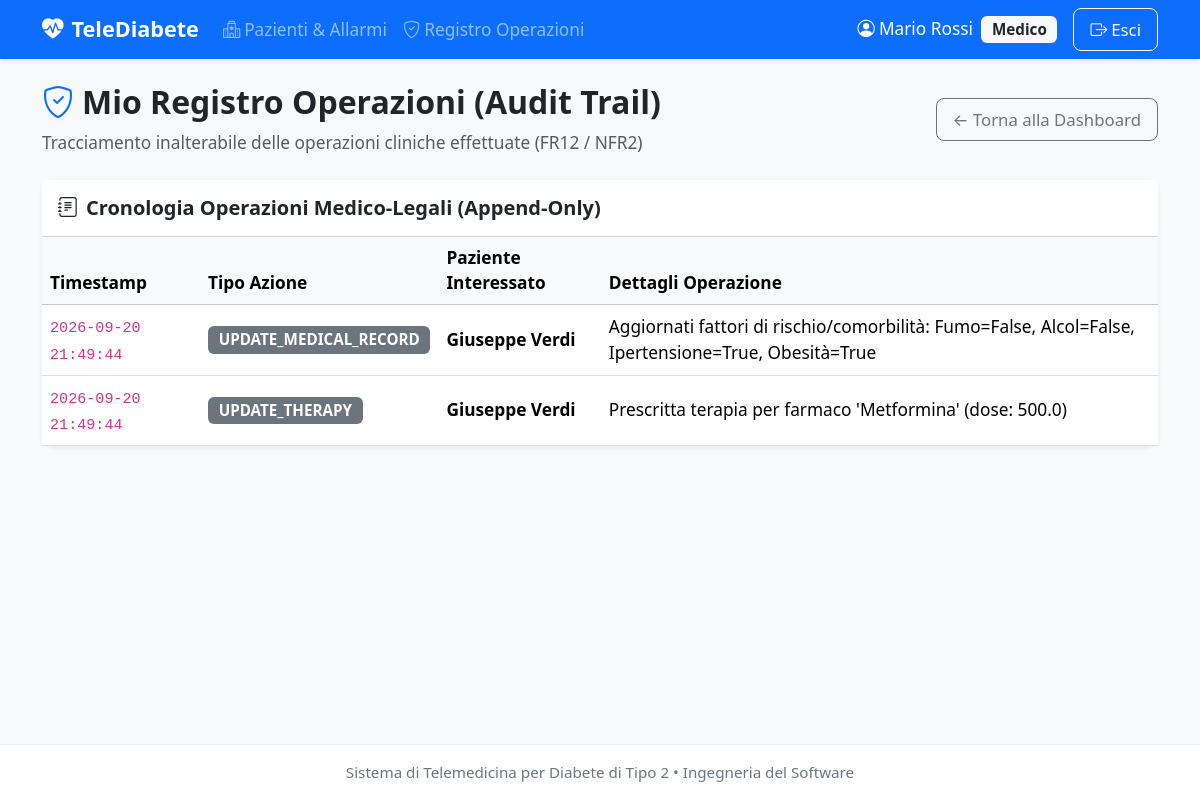
Page /doctor/audit-logs (signed in) on the committed database.
### tables this page shows
CREATE TABLE audit_logs (
    id INTEGER PRIMARY KEY AUTOINCREMENT,
    doctor_id INTEGER NOT NULL,
    action VARCHAR(50) NOT NULL,
    patient_id INTEGER,
    details TEXT,
    timestamp DATETIME DEFAULT CURRENT_TIMESTAMP,
    FOREIGN KEY(doctor_id) REFERENCES users(id)
);

### app/controllers/DoctorController.py (the view)
@doctor_bp.route('/doctor/audit-logs')
@doctor_required
def audit_logs():
    doctor_id = session['user_id']
    logs = audit_service.get_doctor_logs(doctor_id, limit=100)
    return render_template('doctor/audit_logs.html', logs=logs)

### app/daos/AuditLogDAO.py (called while the page is built)
    def get_by_doctor_id(self, doctor_id: int, limit: int = 50) -> List[AuditLog]:
        query = """
            SELECT
                a.*,
                (d.first_name || ' ' || d.last_name) AS doctor_name,
                (p.first_name || ' ' || p.last_name) AS patient_name
            FROM audit_logs a
            JOIN users d ON a.doctor_id = d.id
            LEFT JOIN users p ON a.patient_id = p.id
            WHERE a.doctor_id = ?
            ORDER BY a.timestamp DESC
            LIMIT ?
        """
        rows = self.db.fetch_all(query, (doctor_id, limit))
        return [AuditLog.from_row(row) for row in rows]

### app/database/DatabaseManager.py (called while the page is built)
    def get_connection(self) -> sqlite3.Connection:
        if not hasattr(self._local, 'connection') or self._local.connection is None:
            os.makedirs(os.path.dirname(self.db_path), exist_ok=True)
            conn = sqlite3.connect(
                self.db_path,
                detect_types=sqlite3.PARSE_DECLTYPES | sqlite3.PARSE_COLNAMES,
                check_same_thread=False
            )
            conn.execute("PRAGMA foreign_keys = ON;")
            conn.row_factory = sqlite3.Row
            self._local.connection = conn
        return self._local.connection

    def close_connection(self):
        if hasattr(self._local, 'connection') and self._local.connection is not None:
            self._local.connection.close()
            self._local.connection = None

    def fetch_all(self, query: str, params: Tuple = ()) -> List[sqlite3.Row]:
        conn = self.get_connection()
        cursor = conn.cursor()
        cursor.execute(query, params)
        return cursor.fetchall()

### app/models/AuditLog.py (called while the page is built)
    @classmethod
    def from_row(cls, row: sqlite3.Row) -> 'AuditLog':
        if row is None:
            return None
        keys = row.keys()
        return cls(
            id=row['id'],
            doctor_id=row['doctor_id'],
            action=row['action'],
            patient_id=row['patient_id'] if 'patient_id' in keys else None,
            details=row['details'] if 'details' in keys else None,
            timestamp=str(row['timestamp']) if 'timestamp' in keys else "",
            doctor_name=row['doctor_name'] if 'doctor_name' in keys else "",
            patient_name=row['patient_name'] if 'patient_name' in keys else ""
        )

### app/services/AuditService.py (called while the page is built)
    def get_doctor_logs(self, doctor_id: int, limit: int = 50) -> List[AuditLog]:
        return self.audit_dao.get_by_doctor_id(doctor_id, limit)

### app/templates/doctor/audit_logs.html (shortened to what this page needs)
{% extends "base.html" %}
{% block content %}
<div class="d-flex justify-content-between align-items-center mb-4">
    <div>
        <h2 class="fw-bold"><i class="bi bi-shield-check text-primary me-2"></i>Mio Registro Operazioni (Audit Trail)</h2>
        <p class="text-muted mb-0">Tracciamento inalterabile delle operazioni cliniche effettuate (FR12 / NFR2)</p>
    </div>
    <a href="{{ url_for('doctor.dashboard') }}" class="btn btn-outline-secondary">
        &larr; Torna alla Dashboard
    </a>
</div>
<div class="card shadow-sm border-0">
    <div class="card-header bg-white py-3">
        <h5 class="mb-0 fw-bold text-dark">
            <i class="bi bi-journal-text me-2"></i>Cronologia Operazioni Medico-Legali (Append-Only)
        </h5>
    </div>
    <div class="table-responsive">
        <table class="table table-hover align-middle mb-0">
            <thead class="table-light">
                <tr>
                    <th>Timestamp</th>
                    <th>Tipo Azione</th>
                    <th>Paziente Interessato</th>
                    <th>Dettagli Operazione</th>
                </tr>
            </thead>
            <tbody>
                {% if logs %}
                    {% for log in logs %}
                        <tr>
                            <td><code>{{ log.timestamp }}</code></td>
                            <td>
                                <span class="badge bg-secondary">{{ log.action }}</span>
                            </td>
                            <td>
                                {% if log.patient_name %}
                                    <strong>{{ log.patient_name }}</strong>
                                {% else %}
                                    <span class="text-muted">-</span>
                                {% endif %}
                            </td>
                            <td>{{ log.details or '-' }}</td>
                        </tr>
                    {% endfor %}
                {% else %}
                    <tr>
                        <td colspan="4" class="text-center text-muted py-5">
                            Nessuna operazione registrata nel log.
                        </td>
                    </tr>
                {% endif %}
            </tbody>
        </table>
    </div>
</div>
{% endblock %}

### app/templates/base.html (style rules this page uses)
body { font-size: 1.08rem; background-color: #f8f9fa; color: #212529; min-height: 100vh; display: flex; flex-direction: column; }
.btn { font-size: 1.05rem; padding: 0.5rem 1rem; border-radius: 8px; }
.card { border-radius: 12px; box-shadow: 0 4px 6px rgba(0,0,0,0.05); margin-bottom: 1.5rem; }
.badge { font-size: 0.95rem; padding: 0.4em 0.7em; }

### rows in the picture
audit_logs: timestamp "2026-09-20 21:49:44", action "UPDATE_MEDICAL_RECORD", patient_name "Giuseppe Verdi", details "Aggiornati fattori di rischio/comorbilità: Fumo=False, Alcol=False, Ipertensione=True, Obesità=True"
audit_logs: timestamp "2026-09-20 21:49:44", action "UPDATE_THERAPY", patient_name "Giuseppe Verdi", details "Prescritta terapia per farmaco 'Metformina' (dose: 500.0)"

### other values in the picture
{{ session.get('full_name') }} "Mario Rossi"
